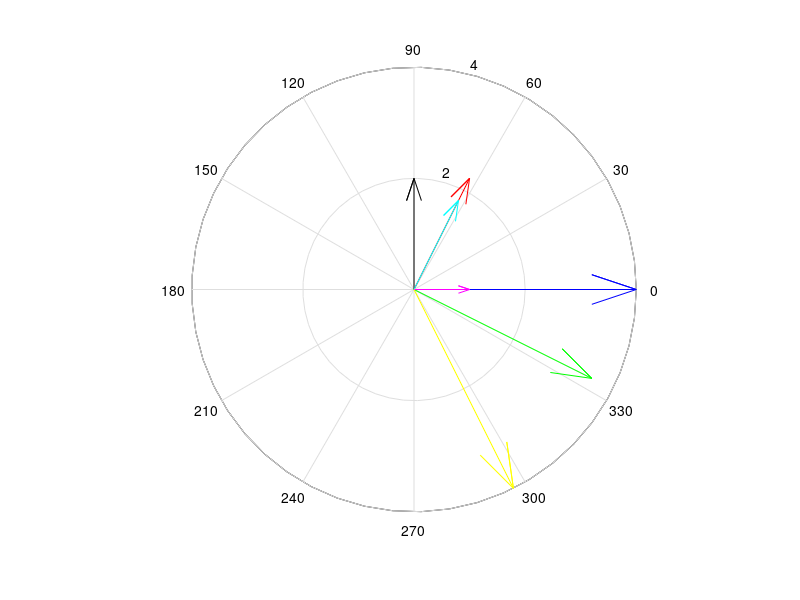

Write MATLAB code to recreate this figure.
function orth_example()
clear all
close all

x = 4 ;
y = 1 + 2*1i;

%x = x/abs(x);
%y = y/abs(y);

compass(real(x),imag(x));
hold
compass(real(y),imag(y),'r');

x_coord = [real(x) imag(x)];
y_coord = [real(y) imag(y)];



[x_orth_coord , proj_y] = get_ortho(x_coord,y_coord)
[y_orth_coord ,proj_x ] = get_ortho(y_coord,x_coord)

compass(x_orth_coord(1),x_orth_coord(2),'g');

compass(y_orth_coord(1),y_orth_coord(2),'k');


compass(proj_x(1),proj_x(2),'m');

compass(proj_y(1),proj_y(2),'c');

x_ortho2 = get_ortho2(x,y);

compass(real(x_ortho2),imag(x_ortho2),'y');

function  [ortho, proj ] = get_ortho(x,y)
    
    proj  = ((x*y')/(y*y'))*y;
    ortho = x - proj;
    
function ortho = get_ortho2(x,y)
    
    ortho = x*conj(y)/abs(y);